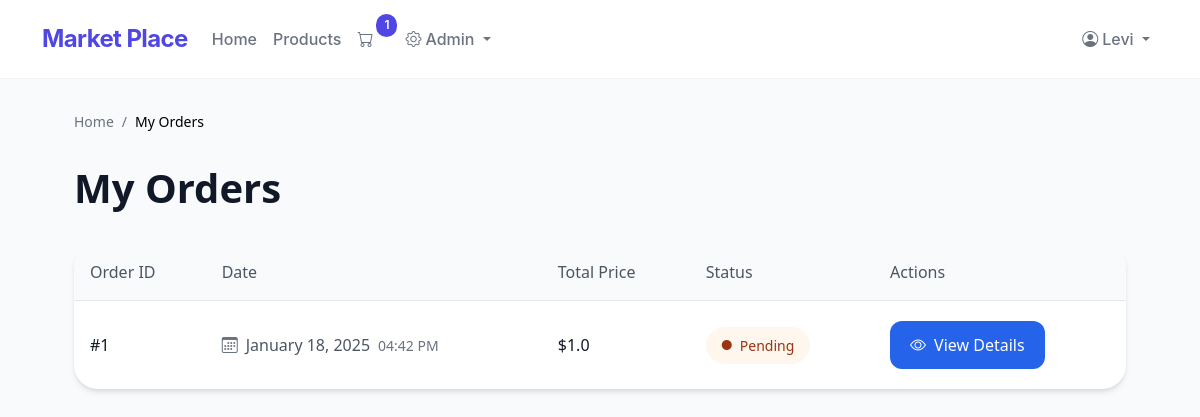
Before: /my_orders (signed in) with the older database file.
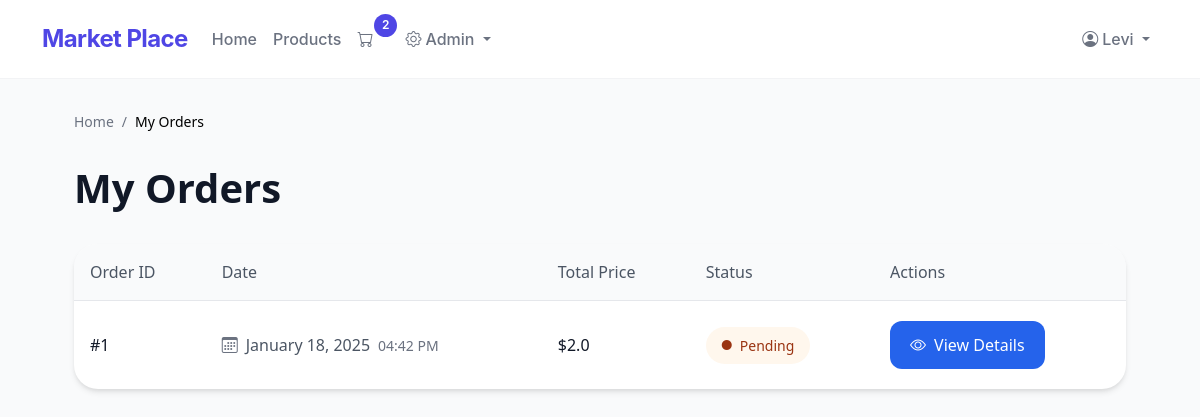
After: the same page with the newer database file.
### app.py (models this page shows)
class Order(db.Model):
    __tablename__ = 'orders'
    id = db.Column(db.Integer, primary_key=True)
    user_id = db.Column(db.Integer, db.ForeignKey('users.id'), nullable=False)
    total_price = db.Column(db.Float, nullable=False)
    status = db.Column(db.String(50), nullable=False, default='Pending')
    created_at = db.Column(db.DateTime, nullable=False, default=db.func.current_timestamp())
    order_items = db.relationship('OrderItem', backref='order', lazy=True)
    payment = db.relationship('Payment', backref='order', uselist=False, cascade="all, delete-orphan")

### app.py (the view)
@app.route('/my_orders')
def my_orders():
    if 'user_id' not in session:
        flash('Please log in to view your orders.', 'info')
        return redirect(url_for('login'))
    user_orders = Order.query.filter_by(user_id=session['user_id']).order_by(Order.created_at.desc()).all()
    return render_template('my_orders.html', orders=user_orders)

### app.py (called while the page is built)
def get_cart_unique_items():
    if 'user_id' in session:
        order = Order.query.filter_by(user_id=session['user_id'], status="Pending").first()
        if order:
            return OrderItem.query.filter_by(order_id=order.id).count()
    return 0

@app.context_processor
def inject_cart_count():
    return dict(cart_count=get_cart_unique_items())

### templates/my_orders.html (shortened to what this page needs)
{% extends "base.html" %}
{% block content %}
<div class="orders-container">
    <nav class="breadcrumb">
        <a href="{{ url_for('home') }}">Home</a>
        <span>/</span>
        <span class="current">My Orders</span>
    </nav>
    <div class="orders-header">
        <h1>My Orders</h1>
    </div>
    {% if orders %}
    <div class="orders-table-container">
        <table class="orders-table">
            <thead>
                <tr>
                    <th>Order ID</th>
                    <th>Date</th>
                    <th>Total Price</th>
                    <th>Status</th>
                    <th>Actions</th>
                </tr>
            </thead>
            <tbody>
                {% for order in orders %}
                <tr>
                    <td class="order-id">
                        #{{ order.id }}
                    </td>
                    <td class="order-date">
                        <div class="date-info">
                            <i class="bi bi-calendar3"></i>
                            {{ order.created_at.strftime('%B %d, %Y') }}
                            <div class="time">{{ order.created_at.strftime('%I:%M %p') }}</div>
                        </div>
                    </td>
                    <td class="order-price">
                        <div class="price">${{ order.total_price }}</div>
                    </td>
                    <td class="order-status">
                        <span class="status-badge {{ order.status.lower() }}">
                            <i class="bi bi-circle-fill"></i>
                            {{ order.status }}
                        </span>
                    </td>
                    <td class="order-actions">
                        <a href="{{ url_for('order_confirmation', order_id=order.id) }}" class="view-order-btn">
                            <i class="bi bi-eye"></i>
                            View Details
                        </a>
                    </td>
                </tr>
                {% endfor %}
            </tbody>
        </table>
    </div>
    {% endif %}
</div>
{% endblock %}

Changed rows visible on the page:
changed Order "04:42 PM": total_price "1.0" → "2.0"
Other visible differences:
{{ cart_count }}: "1" → "2"
